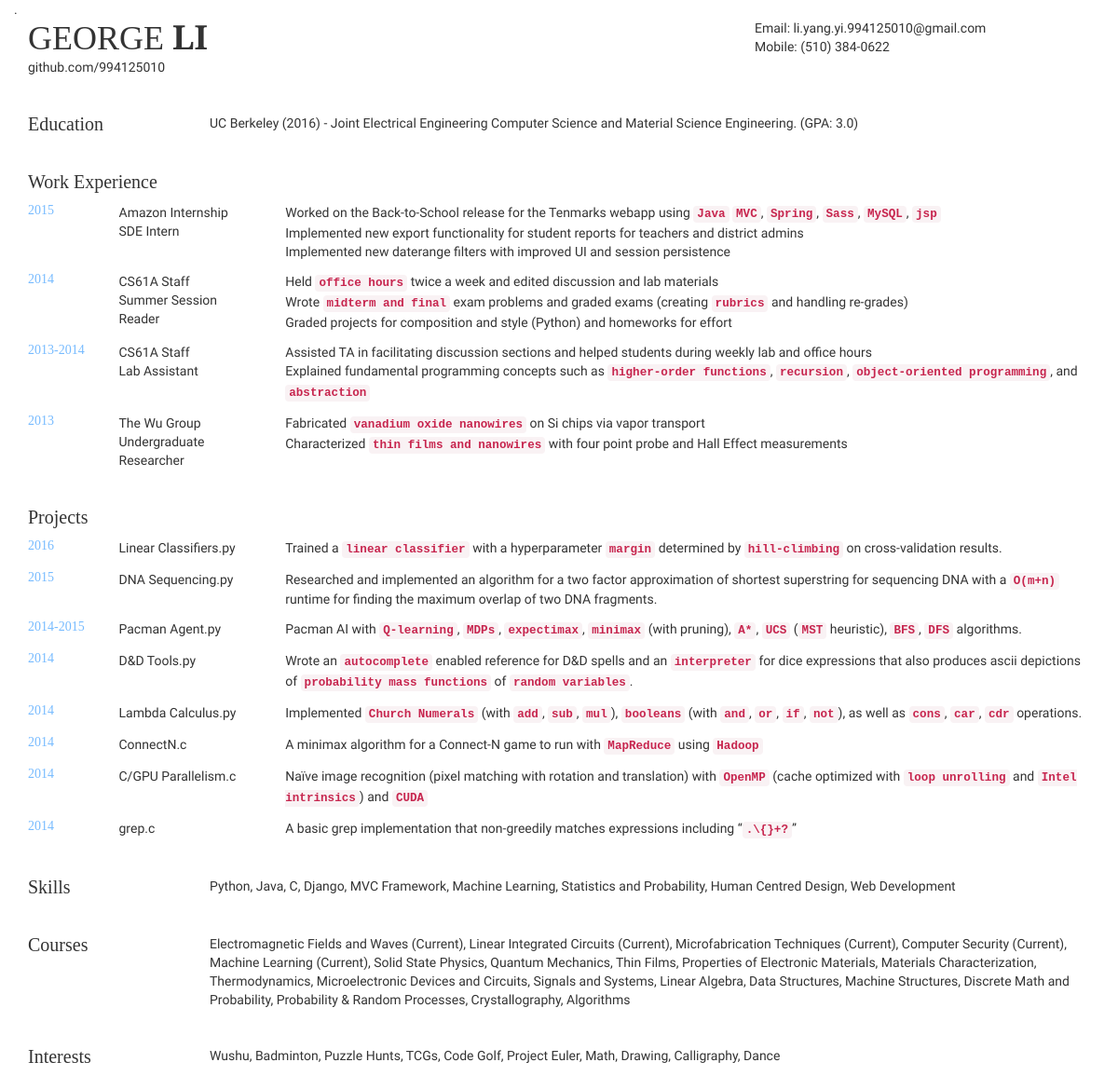
Screenshot of /resume/ with the database file from the repository.
### resume/models.py (models this page shows, shortened)
class Education(models.Model):
    school = models.CharField(max_length=200)
    major = models.CharField(max_length=500)
    gpa = models.CharField(max_length=3)
    def __str__(self):
        return "{0} (2016) - {1}. (GPA: {2})".format(self.school, self.major, self.gpa)

class Experience(models.Model):
    name = models.CharField(max_length=200, default="EXP")
    desc = models.CharField(max_length=500)
    start_date = models.DateField('start date')
    end_date = models.DateField('end date')
    keywords = models.CharField(max_length=500)
    format_str = "Exp: {0}"
    @property
    def display_date(self):
        return self.end_date.year if self.end_date.year == self.start_date.year \
            else "{0}-{1}".format(self.start_date.year, self.end_date.year)
    @property
    def display_str(self):
        s = self.desc
        for kw in eval(self.keywords):
            s = s.replace(kw, "<strong><code>{0}</code></strong>".format(kw))
        return s

class Work(Experience):
    position = models.CharField(max_length=200)
    organization = models.CharField(max_length=200)
    format_str = "Work: {0}"
    @property
    def display_name(self):
        return self.name+"<br>"+self.position
    @property
    def display_str(self):
        s = self.desc
        for kw in eval(self.keywords):
            s = s.replace(kw, "<strong><code>{0}</code></strong>".format(kw))
        return '<br>'.join(s.split('.'))

class Project(Experience):
    lang = models.CharField(max_length=200)
    format_str = "Proj: {0}"
    lang2suffix = {
        'C': '.c',
        'Java': '.java',
        'Python': '.py',
    }
    @property
    def display_name(self):
        return self.name + self.lang2suffix[self.lang]

### resume/views.py (the view)
def index(request):
    template_name = 'resume/index.html'
    context_object_name = 'hobbies'
    work_exp = Work.objects.order_by('-end_date')[:5]
    proj_lst = Project.objects.order_by('-end_date')[:8]
    hobbies = ', '.join([e.name for e in Hobby.objects.all()])
    courses = ', '.join([e.name for e in Course.objects.all()[::-1]])
    skills = ', '.join([e.name for e in Skill.objects.all()])
    education = Education.objects.all()
    template = loader.get_template('resume/index.html')
    context = {
            'education': education,
            'work_exp': work_exp,
            'proj_lst': proj_lst,
            'hobbies': hobbies,
            'courses': courses,
            'skills': skills,
            'false': False,
            'true': True,
    }
    return render(request, 'resume/index.html', context)

### resume/templates/resume/index.html (shortened to what this page needs)
<!DOCTYPE html>
<html>
	{% include "resume/header.html" %}
	<body>
		<div class="container">
			<div class="row hidden-print">.</div>
			{% include "resume/personal.html" %}
			{% include "resume/line.html" with section="Education" proj_work=false list_str=education.0 %}
			{% include "resume/line.html" with section="Work Experience" proj_work=true list=work_exp %}
			{% include "resume/line.html" with section="Projects" proj_work=true list=proj_lst %}
            {% include "resume/line.html" with section="Skills" proj_work=false list_str=skills %}
			{% include "resume/line.html" with section="Courses" proj_work=false list_str=courses %}
			{% include "resume/line.html" with section="Interests" proj_work=false list_str=hobbies %}
		</div>
	</body>
</html>

### resume/templates/resume/header.html (shortened to what this page needs)
{% load staticfiles %}
	<link rel="stylesheet" href="https://maxcdn.bootstrapcdn.com/bootstrap/3.3.5/css/bootstrap.min.css" media='all'>
	<link rel="stylesheet" type="text/css" href="{% static 'resume/style.css' %}">

### resume/templates/resume/personal.html
<div class="row personal_info">
	<div class="col-xs-4">
		<div class="row">
			<div class="col-xs-12"><h1>GEORGE <b>LI</b></h1></div>
			<div class="col-xs-12">github.com/994125010</div>
		</div>
	</div>
	<div class="col-xs-4"></div>
	<div class="col-xs-4">
		<div class="row">
			<div class="col-xs-12">Email: li.yang.yi.994125010@gmail.com</div>
			<div class="col-xs-12">Mobile: (510) 384-0622</div>
		</div>
	</div>
</div>

### resume/templates/resume/line.html
<div class="row section">
	{% if proj_work %}
		<div class="col-xs-12"><h2>{{ section }}</h2></div>
		<div class="col-xs-12">
		    {% for proj_work in list %}
		        {% include "resume/item.html" with item=proj_work %}
		    {% endfor %}
		</div>
    {% else %}
	    <div class="col-xs-2"><h2>{{ section }}</h2></div>
	    <div class="col-xs-10">{{ list_str }}</div>
    {% endif %}
</div>

### resume/templates/resume/item.html
<div class="row item">
	<div class="col-xs-1"><h3>{{ item.display_date }}</h3></div>
	<div class="col-xs-11">
		<div class="row">
			<div class="col-xs-2">{{ item.display_name|safe }}</div>
			<div class="col-xs-10">{{ item.display_str|safe }}</div>
		</div>
	</div>
</div>

### resume/templates/resume/footer.html (shortened to what this page needs)
{% load staticfiles %}

### resume/static/resume/style.css (style rules this page uses)
body { background-color: white; font-family: 'Ubuntu', sans-serif; font-weight: 300; }
h1, h2, h3 { font-family: 'Arvo', serif; margin: 0; }
h1 b { font-family: inherit; font-weight: 700; }
.personal_info { margin-bottom: 30px; }
h2 { font-size: 20px; }
.section { margin-top: 40px; margin-bottom: 10px; }
h3 { color: #77bbff; font-size: 14px; }
.item { margin-top: 12px; }

### rows the page displays
Education: school+major+gpa "UC Berkeley (2016) - Joint Electrical Engineering Computer Science and Material Science Engineering. (GPA: 3.0)"
Experience: display_date "2015", display_name "Amazon Internship SDE Intern", display_str "Worked on the Back-to-School release for the Tenmarks webapp using Java MVC , Spring , Sass , MySQL , jsp Implemented new export functionality for student reports for teachers and district admins Implemented new daterange filters with improved UI and session persistence"
Experience: display_date "2014", display_name "CS61A Staff Summer Session Reader", display_str "Held office hours twice a week and edited discussion and lab materials Wrote midterm and final exam problems and graded exams (creating rubrics and handling re-grades) Graded projects for composition and style (Python) and homeworks for effort"
Experience: display_date "2013-2014", display_name "CS61A Staff Lab Assistant", display_str "Assisted TA in facilitating discussion sections and helped students during weekly lab and office hours Explained fundamental programming concepts such as higher-order functions , recursion , object-oriented programming , and abstraction"
Experience: display_date "2013", display_name "The Wu Group Undergraduate Researcher", display_str "Fabricated vanadium oxide nanowires on Si chips via vapor transport Characterized thin films and nanowires with four point probe and Hall Effect measurements"
Experience: display_date "2016", display_name "Linear Classifiers.py", display_str "Trained a linear classifier with a hyperparameter margin determined by hill-climbing on cross-validation results."
Experience: display_date "2015", display_name "DNA Sequencing.py", display_str "Researched and implemented an algorithm for a two factor approximation of shortest superstring for sequencing DNA with a O(m+n) runtime for finding the maximum overlap of two DNA fragments."
Experience: display_date "2014-2015", display_name "Pacman Agent.py", display_str "Pacman AI with Q-learning , MDPs , expectimax , minimax (with pruning), A* , UCS ( MST heuristic), BFS , DFS algorithms."
Experience: display_date "2014", display_name "D&D Tools.py", display_str "Wrote an autocomplete enabled reference for D&D spells and an interpreter for dice expressions that also produces ascii depictions of probability mass functions of random variables ."
Experience: display_date "2014", display_name "Lambda Calculus.py", display_str "Implemented Church Numerals (with add , sub , mul ), booleans (with and , or , if , not ), as well as cons , car , cdr operations."
Experience: display_date "2014", display_name "ConnectN.c", display_str "A minimax algorithm for a Connect-N game to run with MapReduce using Hadoop"
Experience: display_date "2014", display_name "C/GPU Parallelism.c", display_str "Naïve image recognition (pixel matching with rotation and translation) with OpenMP (cache optimized with loop unrolling and Intel intrinsics ) and CUDA"
Experience: display_date "2014", display_name "grep.c", display_str "A basic grep implementation that non-greedily matches expressions including “ .\\{}+? ”"

### other values shown
{{ section }} "Education Skills Courses Interests"
{{ section }} "Work Experience Projects"
